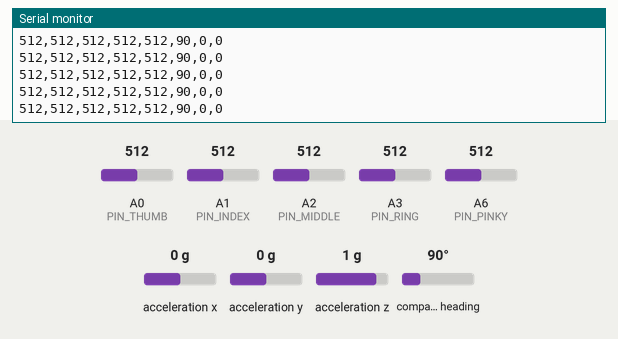
The sketch below on a simulated Arduino Nano, built with avr-gcc and run on an emulated ATmega328P. On the bench: the last lines printed to the serial monitor. Inputs (shaded band) come from the test bench; at power-on: A0 (PIN_THUMB) = 512, A1 (PIN_INDEX) = 512, A2 (PIN_MIDDLE) = 512, A3 (PIN_RING) = 512, A6 (PIN_PINKY) = 512, acceleration x 0 g, acceleration y 0 g, acceleration z 1 g, compass heading 90°.

Above: at 4.2 s.
4.3 s: A0 (PIN_THUMB) set to 108
At 4.35 s:
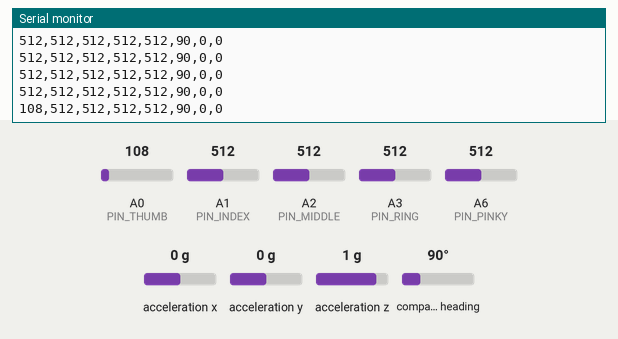
5.8 s: A0 (PIN_THUMB) set to 92
At 5.84 s:
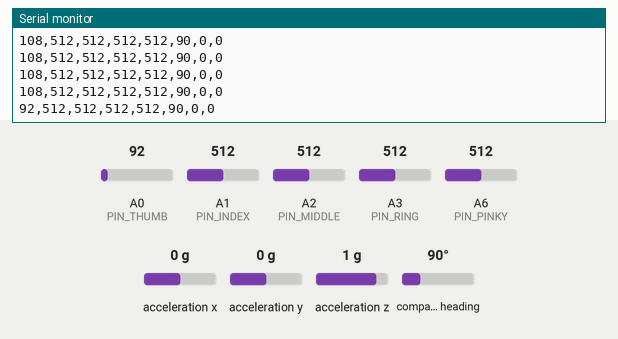
8.8 s: A1 (PIN_INDEX) set to 106
At 8.84 s:
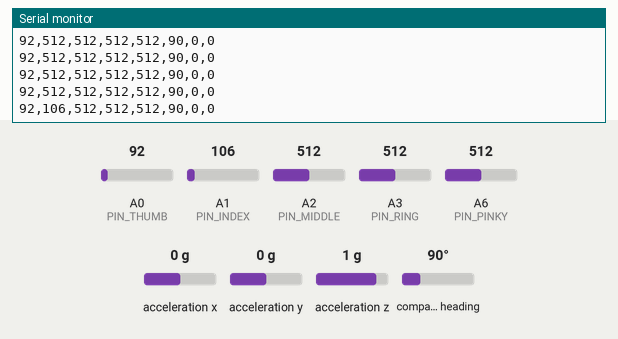
10.3 s: A1 (PIN_INDEX) set to 92
At 10.33 s:
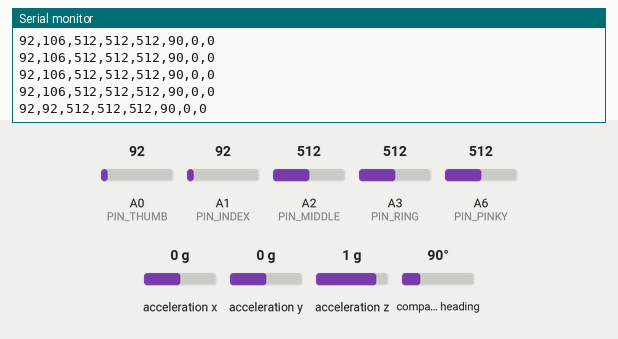
Timing chart, 0 to 13.3 s (numbered marks = the images above; inputs shaded):
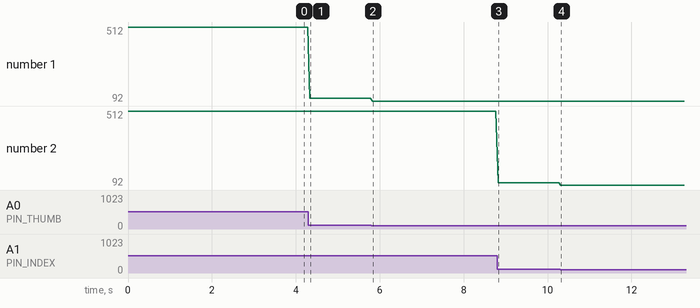

The sketch:

Project_Nano.ino
```cpp
#include <Wire.h>
#include <Adafruit_Sensor.h>
#include <Adafruit_BNO055.h>

/* SMART GLOVE TRANSMITTER (8-Value Version) */

Adafruit_BNO055 bno = Adafruit_BNO055(55, 0x28);

const int PIN_THUMB   = A0;
const int PIN_INDEX   = A1;
const int PIN_MIDDLE  = A2;
const int PIN_RING    = A3;
const int PIN_PINKY   = A6;

void setup() {
  Serial.begin(9600);
  if(!bno.begin()) {
    while(1); // Error: IMU not found
  }
  bno.setExtCrystalUse(true);
}

void loop() {
  // Read Fingers
  int t = analogRead(PIN_THUMB);
  int i = analogRead(PIN_INDEX);
  int m = analogRead(PIN_MIDDLE);
  int r = analogRead(PIN_RING);
  int p = analogRead(PIN_PINKY);

  // Read Orientation
  sensors_event_t event;
  bno.getEvent(&event);

  // Send 8 values: T, I, M, R, P, Yaw(X), Roll(Y), Pitch(Z)
  Serial.print(t); Serial.print(",");
  Serial.print(i); Serial.print(",");
  Serial.print(m); Serial.print(",");
  Serial.print(r); Serial.print(",");
  Serial.print(p); Serial.print(",");
  Serial.print(event.orientation.x, 0); Serial.print(",");
  Serial.print(event.orientation.y, 0); Serial.print(",");
  Serial.println(event.orientation.z, 0);

  delay(50); // Faster update (20 times/sec) for smoother UI
}
```

Measured:
- after the input at 4.3 s, the serial monitor: prints a new line at once (image 1)
- after the input at 5.8 s, the serial monitor: prints a new line at once (image 2)
- after the input at 8.8 s, the serial monitor: prints a new line at once (image 3)
- after the input at 10.3 s, the serial monitor: prints a new line at once (image 4)
- plotted number 1: 512 → 108 after the input at 4.3 s, 108 → 92 after the input at 5.8 s
- plotted number 2: 512 → 106 after the input at 8.8 s
